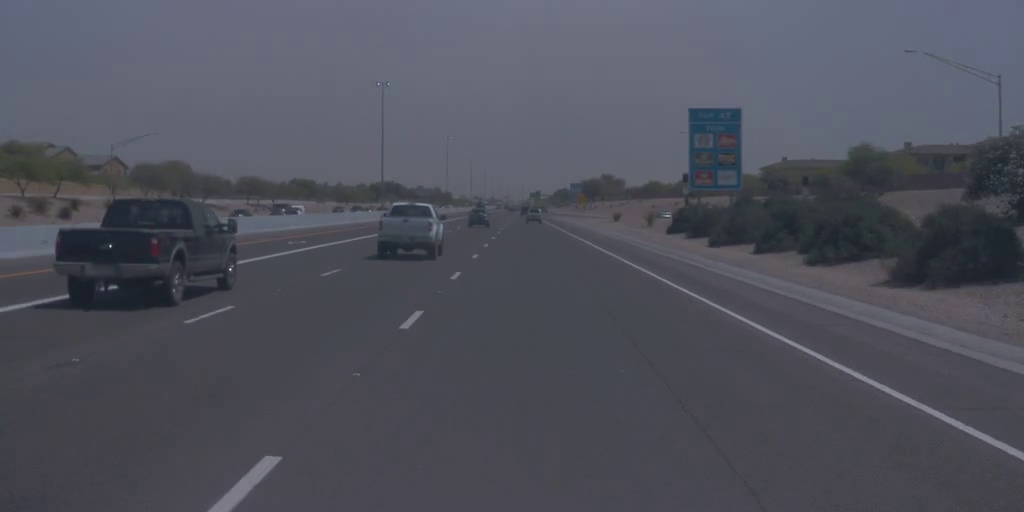
#> input picture frame 19 of test_videos/highway_1024_512.mp4, 1024 x 512 px, given in place of challenge_video.mp4, which was not available
$ python ROI_simulation.py
#> lines starting #> are read from the running program, lines starting #| are printed output that depends on the picture
import cv2
import numpy as np
import math

cap = cv2.VideoCapture('challenge_video.mp4')
frame_count = 0

while True:
    ret, frame = cap.read()
#> frame is the input picture: shape (512, 1024, 3); mean B, G, R 91.5, 81.1, 79.4
    if not ret:
        print("Đã phát hết video, tự động lặp lại...")
        cap.set(cv2.CAP_PROP_POS_FRAMES, 0)
        continue
    frame_count += 1

    frame = cv2.resize(frame, (400, 300))
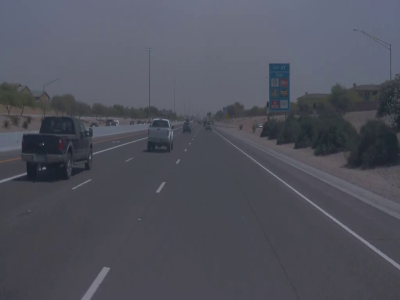
#> frame: shape (300, 400, 3); mean B, G, R 91.5, 81.1, 79.3
    height, width = frame.shape[:2]
#> height = 300; width = 400

    frame1 = frame.copy()
    frame2 = frame.copy()
    frame3 = frame.copy()

    #Polygon Masking
    pts_static = np.array([[40, height], [160, 180], [240, 180], [360, height]], np.int32)
    cv2.polylines(frame1, [pts_static], True, (0, 0, 255), 3)
    cv2.putText(frame1, "1. Static ROI", (10, 30), cv2.FONT_HERSHEY_SIMPLEX, 0.7, (0, 0, 255), 2)
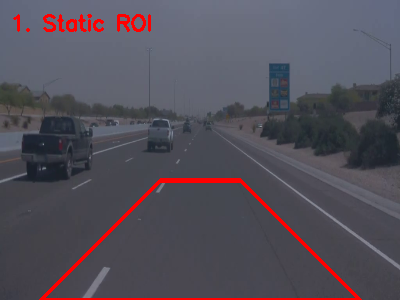
#> frame1: shape (300, 400, 3); mean B, G, R 89.1, 79, 83.8

    #Dynamic ROI
    vp_y = int(180 + 30 * math.sin(frame_count * 0.1))
    pts_dyn = np.array([[40, height], [160, vp_y + 20], [240, vp_y + 20], [360, height]], np.int32)
    cv2.polylines(frame2, [pts_dyn], True, (0, 255, 0), 3)
    cv2.circle(frame2, (width//2, vp_y), 6, (255, 0, 0), -1)
#> frame2: shape (300, 400, 3); mean B, G, R 89.9, 85.1, 77.7
    cv2.putText(frame2, "2. Dynamic ROI", (10, 30), cv2.FONT_HERSHEY_SIMPLEX, 0.7, (0, 255, 0), 2)
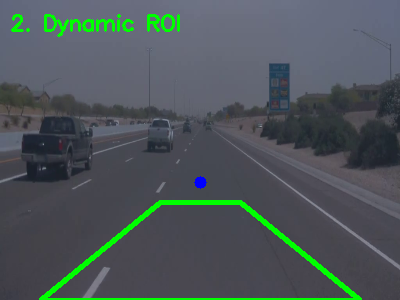
#> frame2: shape (300, 400, 3); mean B, G, R 88.7, 86.4, 76.7

    #Kalman ROI
    overlay = frame3.copy()
    cv2.line(overlay, (150, 180), (60, height), (0, 255, 255), 45)
    cv2.line(overlay, (250, 180), (340, height), (0, 255, 255), 45)
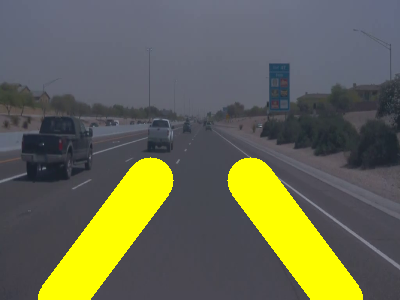
#> overlay: shape (300, 400, 3); mean B, G, R 81, 104.9, 103.1

    cv2.addWeighted(overlay, 0.4, frame3, 0.6, 0, frame3)
    cv2.putText(frame3, "3. Kalman ROI", (10, 30), cv2.FONT_HERSHEY_SIMPLEX, 0.7, (0, 255, 255), 2)
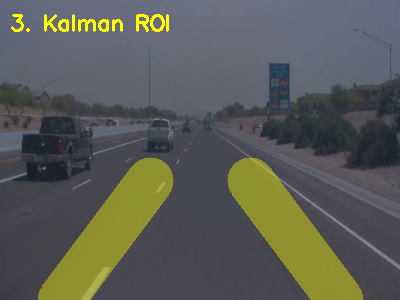
#> frame3: shape (300, 400, 3); mean B, G, R 86.2, 91.9, 90.1


    combined_frames = np.hstack((frame1, frame2, frame3))
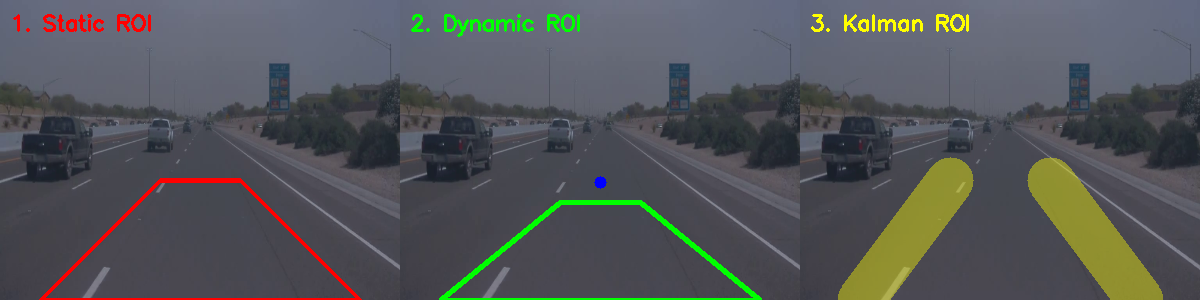
#> combined_frames: shape (300, 1200, 3); mean B, G, R 88, 85.8, 83.6

    cv2.imshow("Mo phong 3 Thuat toan ROI", combined_frames)

    if cv2.waitKey(30) & 0xFF == ord('q'):
#> (key q is pressed here)
        break

cap.release()
cv2.destroyAllWindows()

$ run again, starting later in the video
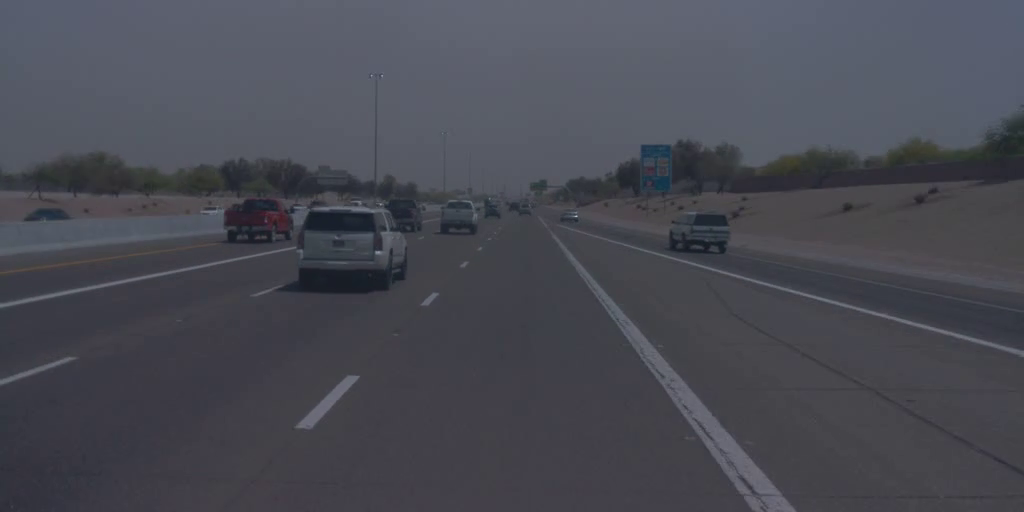
#> input picture frame 89 of test_videos/highway_1024_512.mp4, 1024 x 512 px, given in place of challenge_video.mp4, which was not available
#> frame is the input picture: shape (512, 1024, 3); mean B, G, R 83.1, 74.1, 72.8
#> frame: shape (300, 400, 3)
#> `cv2.putText(frame3, "3. Kalman ROI", (10, 30), cv2.FONT_HERSHEY_SIMPLE..`:
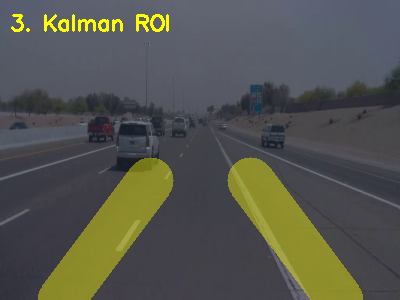
#> frame3: shape (300, 400, 3); mean B, G, R 78.3, 85.2, 83.9
#> `combined_frames = np.hstack((frame1, frame2, frame3))`:
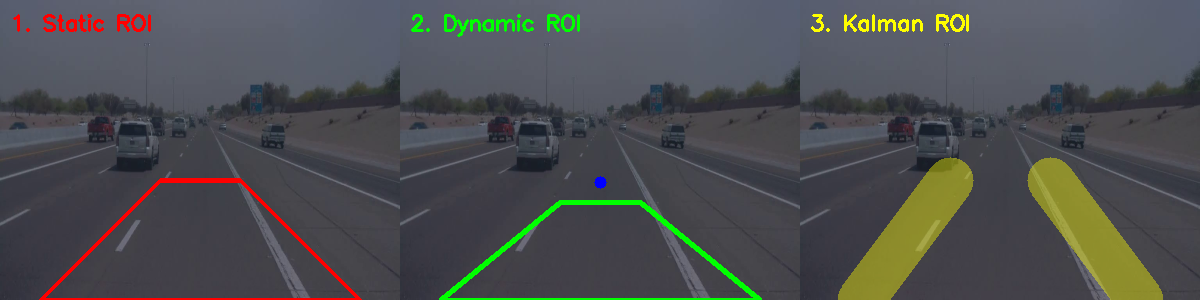
#> combined_frames: shape (300, 1200, 3); mean B, G, R 79.9, 79, 77.3

$ run again, starting later in the video
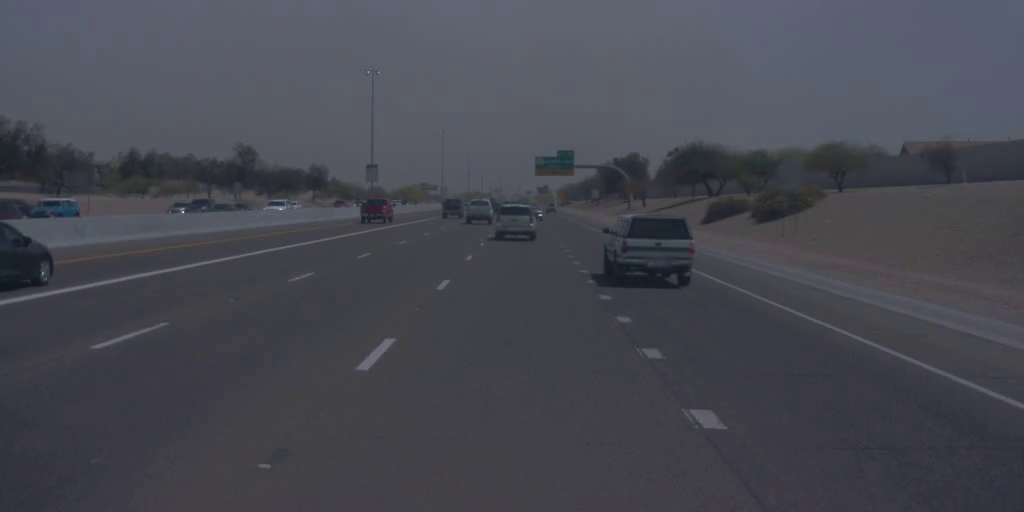
#> input picture frame 159 of test_videos/highway_1024_512.mp4, 1024 x 512 px, given in place of challenge_video.mp4, which was not available
#> frame is the input picture: shape (512, 1024, 3); mean B, G, R 81.5, 72.3, 71.1
#> frame: shape (300, 400, 3)
#> `cv2.putText(frame3, "3. Kalman ROI", (10, 30), cv2.FONT_HERSHEY_SIMPLE..`:
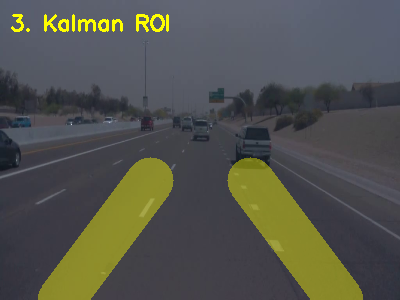
#> frame3: shape (300, 400, 3); mean B, G, R 76.9, 83.7, 82.5
#> `combined_frames = np.hstack((frame1, frame2, frame3))`:
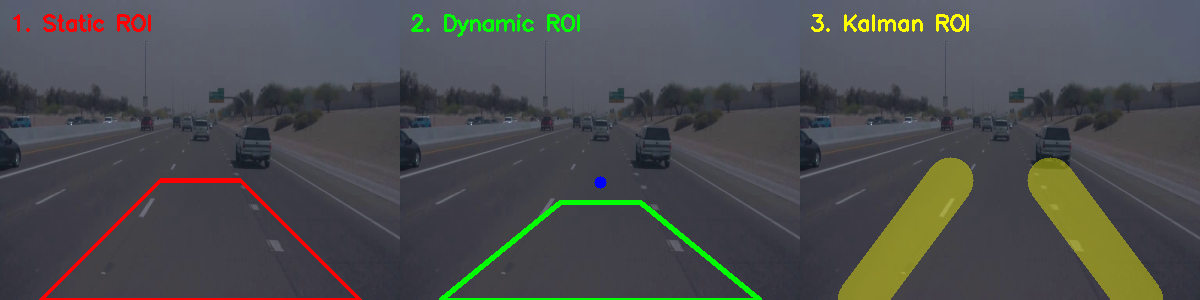
#> combined_frames: shape (300, 1200, 3); mean B, G, R 78.4, 77.4, 75.7
